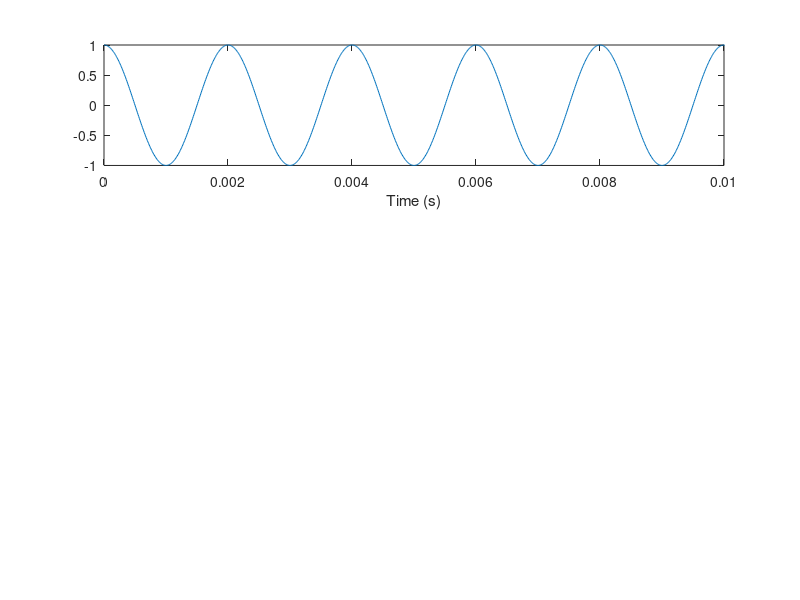

MATLAB code for this plot: (Note: this script raises an error after producing the figure.)
% L.B.I.P Thilakasiri - E/16/367
% EE357 Communication Systems: Laboratary 01 - Square Law Demodulation

clear all;
% general specifications
ka = {0.5,0.7,1};
fm = {500,1000,1000};
fc = {2000,5000,5000};
ac = 1;
fs = 100000;                         
t1 = 0:1/fs:0.05;
len = length(t1);

% for loop for carrier, message and modulated plots
for i = 1:3
    mt = cos(2*pi*fm{i}.*t1);
    wc = 2*pi*fc{i};
    ct = ac*cos(wc.*t1);
    st = ac*(1 + ka{i}.*mt).*cos(wc.*t1);
    
    figure (i)
    subplot(3, 1, 1);
    plot(t1,mt);
    xlim([0,0.01]);
    xlabel('Time (s)')
    title("Message Signal @ ka = "+ num2str(ka{i}) +", fm = "+ num2str(fm{i}/1000) +"kHz , fc = "+ num2str(fc{i}/1000) +"kHz");
    
    subplot(3, 1, 2);
    plot(t1,ct);
    xlim([0,0.01]);
    xlabel('Time (s)')
    title("Carrier Signal @ ka = "+ num2str(ka{i}) +", fm = "+ num2str(fm{i}/1000) +"kHz , fc = "+ num2str(fc{i}/1000) +"kHz");
    
    subplot(3, 1, 3);
    plot(t1,st);
    xlim([0,0.01]);
    xlabel('Time (s)')
    title("AM Signal @ ka = "+ num2str(ka{i}) +", fm = "+ num2str(fm{i}/1000) +"kHz , fc = "+ num2str(fc{i}/1000) +"kHz");
end

% for loop for modulated frequency spectrums 
for i = 1:3
    mt = cos(2*pi*fm{i}.*t1);
    wc = 2*pi*fc{i};
    ct = ac*cos(wc.*t1);
    st = ac*(1 + ka{i}.*mt).*cos(wc.*t1);
    sw = fftshift(fft(st));
    fn = fs/len;
    ff = -fs/2:fn:fs/2-fn;
    
    figure (4)
    subplot(3, 1, i);
    plot(ff/1000, abs(sw)/len);
    xlabel('Frequency (kHz)')
    ylabel('|S(w)|')
    title("S(w) @ ka = "+ num2str(ka{i}) +", fm = "+ num2str(fm{i}/1000) +"kHz , fc = "+ num2str(fc{i}/1000) +"kHz");
end

% at the end of end of the squarer output
% new specifications
%p_mag = {1,1,1};
%s_mag = {30,60,60};
%order = {80,30,30};
order = {200,300,300};
pass_f = {1000,1900,1900};
stop_f = {1200,2100,2200};
fs2 = 50000;

% erroneous pass and stop band frequencies
%pass_f = {1500,5500,5000};
%stop_f = {2000,6000,5500};



% for loop for original message and demodulated message signals 
for i = 1:3
    mt = cos(2*pi*fm{i}.*t1);
    sw2 = abs(fftshift(fft(mt)));
    wc = 2*pi*fc{i};
    ct = ac*cos(wc.*t1);
    st = ac*(1 + ka{i}.*mt).*cos(wc.*t1);
    st = (st.^2).*2;
    fn = fs/len;
    ff = -fs/2:fn:fs/2-fn;
 
    %filter specifications
    %p_mag_n = p_mag{i};
    %s_mag_n = s_mag{i};
    order_n = order{i};
    pass_f_n = pass_f{i};
    stop_f_n = stop_f{i};
    cof = (pass_f_n + stop_f_n)/2;      % cut-off freq
    fil = designfilt('lowpassfir','FilterOrder',order_n,'CutoffFrequency',cof, ...
       'DesignMethod','window','Window',{@kaiser,15},'SampleRate',fs2);
    %fil = fir1(order_n,cof/(fs/2));
   
    % filter outputs
    %dmt = filter(fil,1,st);
    dmt = filter(fil,st);
    dmt =(sqrt(dmt)-1);     
    dmt = dmt/ka{i};
    sw3 = abs(fftshift(fft(dmt)));
   
    figure (i+4)
    subplot(4, 1, 1);
    plot(t1,mt);
    hold on;
    xlim([0,0.01]);
    xlabel('Time (s)')
    title("Message Signal @ ka = "+ num2str(ka{i}) +", fm = "+ num2str(fm{i}/1000) +"kHz , fc = "+ num2str(fc{i}/1000) +"kHz");
    
    subplot(4, 1, 2);
    plot(ff/1000, abs(sw2)/len);
    xlim([-10,10]);
    xlabel('Frequency (kHz)')
    ylabel('|S(w)|')
    title("S(w) @ ka = "+ num2str(ka{i}) +", fm = "+ num2str(fm{i}/1000) +"kHz , fc = "+ num2str(fc{i}/1000) +"kHz");

    subplot(4, 1, 3);
    plot(t1,dmt);
    xlim([0,(0.01)]);
    ylim([-1.,1.]);
    xlabel('Time (s)')
    ylabel('Amplitude')
    title("Demodulated Signal @ ka = "+ num2str(ka{i}) +", fm = "+ num2str(fm{i}/1000) +"kHz , fc = "+ num2str(fc{i}/1000) +"kHz");

    subplot(4, 1, 4);
    plot(ff/1000, abs(sw3)/len);
    xlim([-10,10]);
    xlabel('Frequency (kHz)')
    ylabel('|S(w)|')
    title("S(w) @ ka = "+ num2str(ka{i}) +", fm = "+ num2str(fm{i}/1000) +"kHz , fc = "+ num2str(fc{i}/1000) +"kHz");
end
